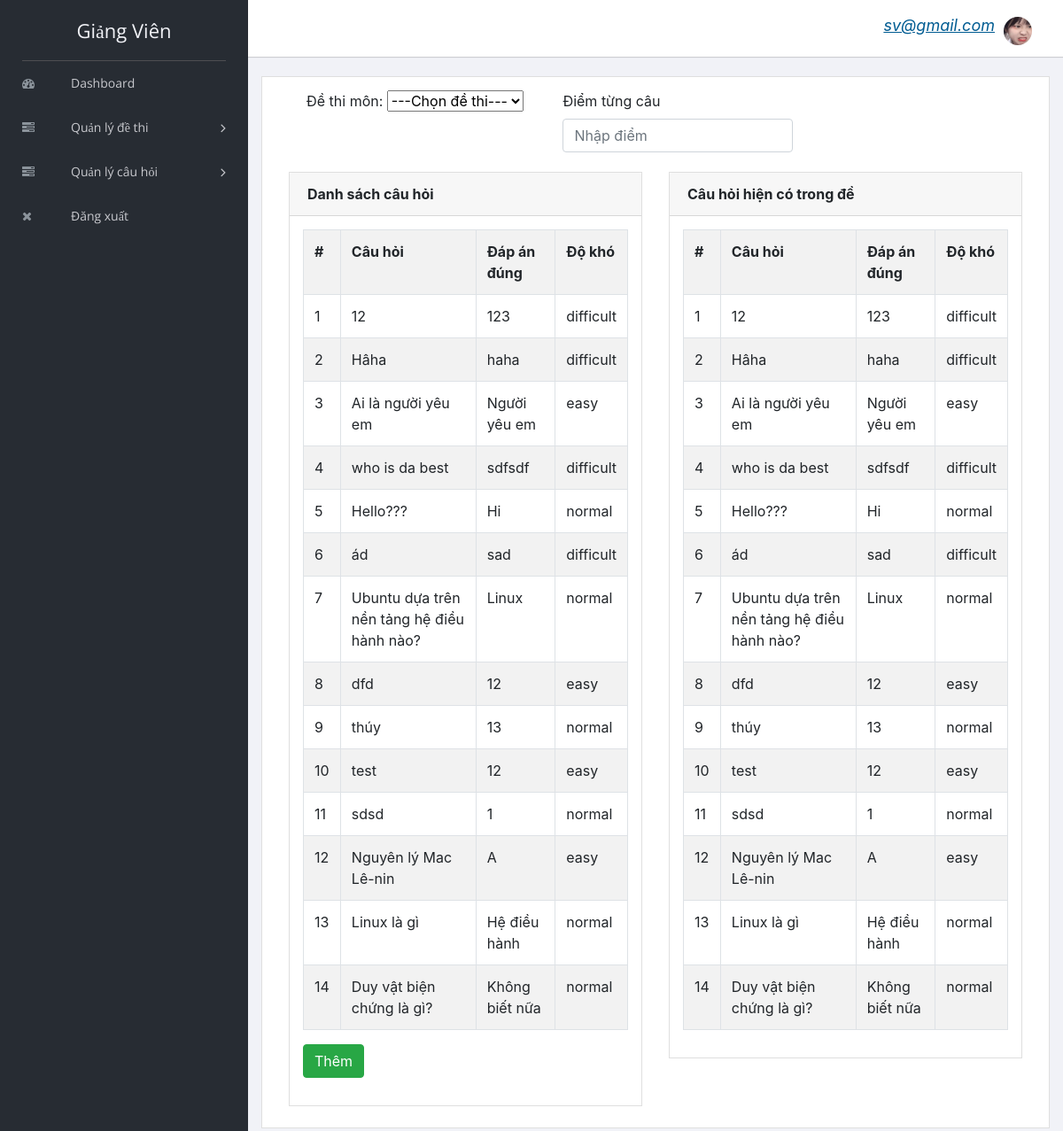
The app's page /teacher/teacher/chitiet_dethi.php (signed in) with its own data.
### tables this page shows
CREATE TABLE `cau_hoi` (
  `ma_cau_hoi` int(10) NOT NULL,
  `noi_dung` varchar(500) NOT NULL,
  `dap_an_a` varchar(300) NOT NULL,
  `dap_an_b` varchar(300) NOT NULL,
  `dap_an_c` varchar(300) NOT NULL,
  `dap_an_d` varchar(300) NOT NULL,
  `dap_an_dung` varchar(300) NOT NULL,
  `hinh_anh` varchar(100) NOT NULL,
  `muc_do` varchar(100) DEFAULT NULL,
  `ngay_tao_cau_hoi` date DEFAULT NULL,
  `ma_mon` int(10) DEFAULT NULL,
  `ma_gv_tao_cau_hoi` int(10) DEFAULT NULL
);

### teacher/teacher/chitiet_dethi.php (the view, shortened to what this page needs)
<?php
include "header.php";
include "../connection.php";
    ?>
<div class="content mt-3">
    <div class="animated fadeIn">
        <div class="row">
            <div class="col-lg-12">
                <div class="card">
                    <form name="form1" action="" method="POST">
                        <div class="card-body">
                            <div class="breadcrumbs">
                                <div class="row">
                                    <div class="col-lg-12">
                                        <div class="page-header float-left">
                                            <div class="form-group col-lg-6"><label class=" form-control-label">Đề thi môn: </label>
                                                <select name="mon_thi" id="mon_thi">
                                                    <option selected disabled>---Chọn đề thi---</option>
                                                </select>
                                            </div>
                                            <div class="form-group col-lg-6"><label  class=" form-control-label">Điểm từng câu</label><input type="text" placeholder="Nhập điểm" class="form-control" name="diem_tung_cau" required></div>
                                        </div>
                                    </div>
                                </div>
                            </div>
                            <div class="col-lg-6" id="cau_hoi">
                                <div class="card">
                                    <div class="card-header"><strong>Danh sách câu hỏi</strong></div>
                                    <div class="card-body card-block">
                                        <table class="table table-striped table-hover table-bordered">
                                            <tr>
                                                <th>#</th>
                                                <th>Câu hỏi</th>
                                                <th>Đáp án đúng</th>
                                                <th>Độ khó</th>
                                            </tr>
                                            <?php
                                            $res = mysqli_query($conn, "SELECT * FROM cau_hoi ORDER BY ma_cau_hoi asc ");
                                            $count = 0;
                                            while ($row = mysqli_fetch_array($res)) {
                                                $count += 1;
                                                echo "<tr>";
                                                echo "<td>";
                                                echo $count;
                                                echo "</td>";
                                                echo "<td>";
                                                echo $row["noi_dung"];
                                                echo "</td>";
                                                echo "<td>";
                                                echo $row["dap_an_dung"];
                                                echo "</td>";
                                                echo "<td>";
                                                echo $row["muc_do"];
                                                echo "</td>";
                                                echo "</tr>";
                                            }
                                            ?>
                                        </table>
                                        <div class="form-group">
                                            <input type="submit" name="submit1" value="Thêm" class="btn btn-success rounded">
                                        </div>
                                    </div>
                                </div>
                            </div>
                            <div class="col-lg-6">
                                <div class="card">
                                    <div class="card-header">
                                        <strong class="card-title">Câu hỏi hiện có trong đề</strong>
                                    </div>
                                    <div class="card-body">
                                        <table class="table table-striped table-hover table-bordered">
                                        <tr>
                                                <th>#</th>
                                                <th>Câu hỏi</th>
                                                <th>Đáp án đúng</th>
                                                <th>Độ khó</th>
                                            </tr>
                                            <?php
                                            $res = mysqli_query($conn, "SELECT * FROM cau_hoi ORDER BY ma_cau_hoi asc ");
                                            $count = 0;
                                            while ($row = mysqli_fetch_array($res)) {
                                                $count += 1;
                                                echo "<tr>";
                                                echo "<td>";
                                                echo $count;
                                                echo "</td>";
                                                echo "<td>";
                                                echo $row["noi_dung"];
                                                echo "</td>";
                                                echo "<td>";
                                                echo $row["dap_an_dung"];
                                                echo "</td>";
                                                echo "<td>";
                                                echo $row["muc_do"];
                                                echo "</td>";
                                                echo "</tr>";
                                            }
                                            ?>
                                        </table>
                                    </div>
                                </div>
                            </div>
                        </div>
                    </form>
                </div>
            </div>
        </div>
    </div>
    <?php
    include "footer.php";
    ?>

### records on screen
cau_hoi: noi_dung "12", dap_an_dung "123", muc_do "difficult"
cau_hoi: noi_dung "Hâha", dap_an_dung "haha", muc_do "difficult"
cau_hoi: noi_dung "Ai là người yêu em", dap_an_dung "Người yêu em", muc_do "easy"
cau_hoi: noi_dung "who is da best", dap_an_dung "sdfsdf", muc_do "difficult"
cau_hoi: noi_dung "Hello???", dap_an_dung "Hi", muc_do "normal"
cau_hoi: noi_dung "ád", dap_an_dung "sad", muc_do "difficult"
cau_hoi: noi_dung "Ubuntu dựa trên nền tảng hệ điều hành nào?", dap_an_dung "Linux", muc_do "normal"
cau_hoi: noi_dung "dfd", dap_an_dung "12", muc_do "easy"
cau_hoi: noi_dung "thúy", dap_an_dung "13", muc_do "normal"
cau_hoi: noi_dung "test", dap_an_dung "12", muc_do "easy"
cau_hoi: noi_dung "sdsd", dap_an_dung "1", muc_do "normal"
cau_hoi: noi_dung "Nguyên lý Mac Lê-nin", dap_an_dung "A", muc_do "easy"
cau_hoi: noi_dung "Linux là gì", dap_an_dung "Hệ điều hành", muc_do "normal"
cau_hoi: noi_dung "Duy vật biện chứng là gì?", dap_an_dung "Không biết nữa", muc_do "normal"

### other values on screen
$_SESSION["txt_ten_dang_nhap"] "sv@gmail.com"
